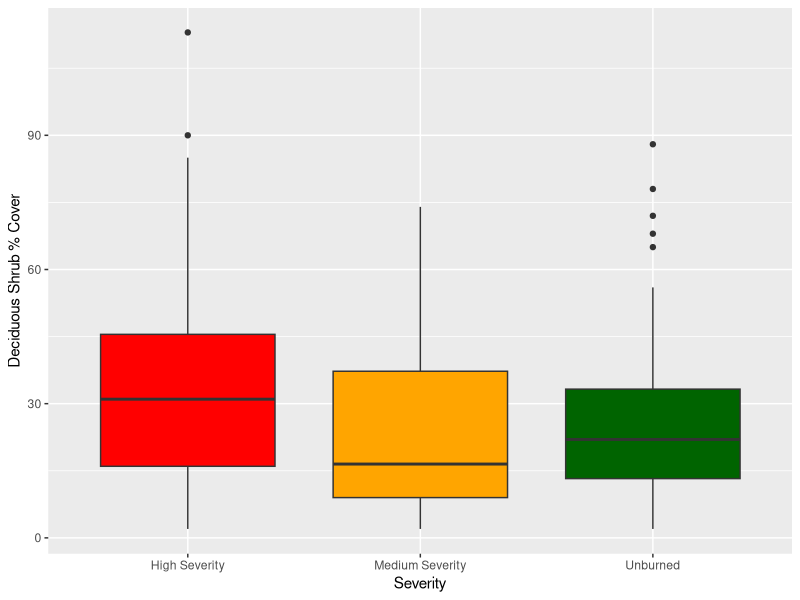
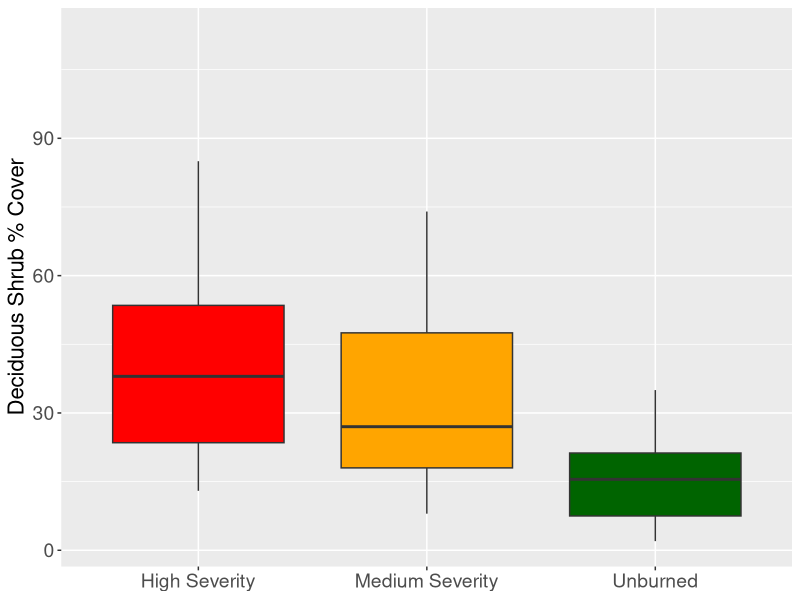
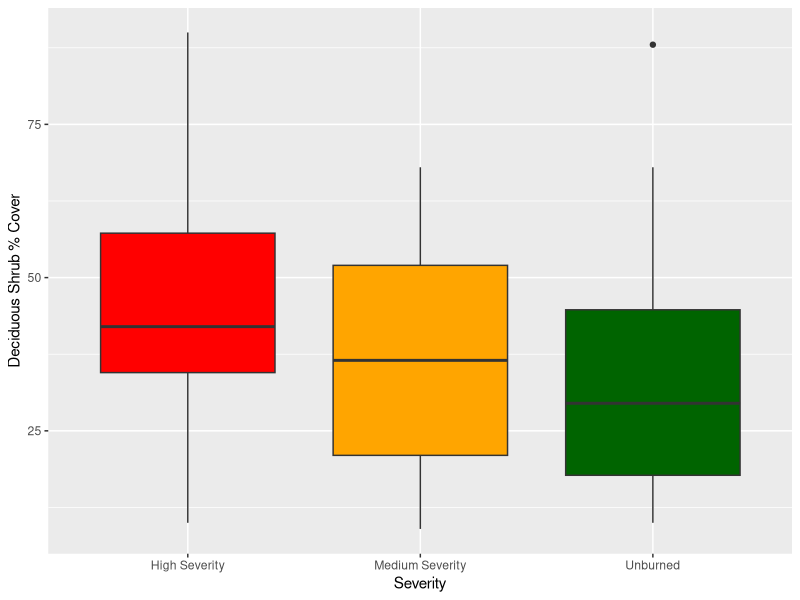
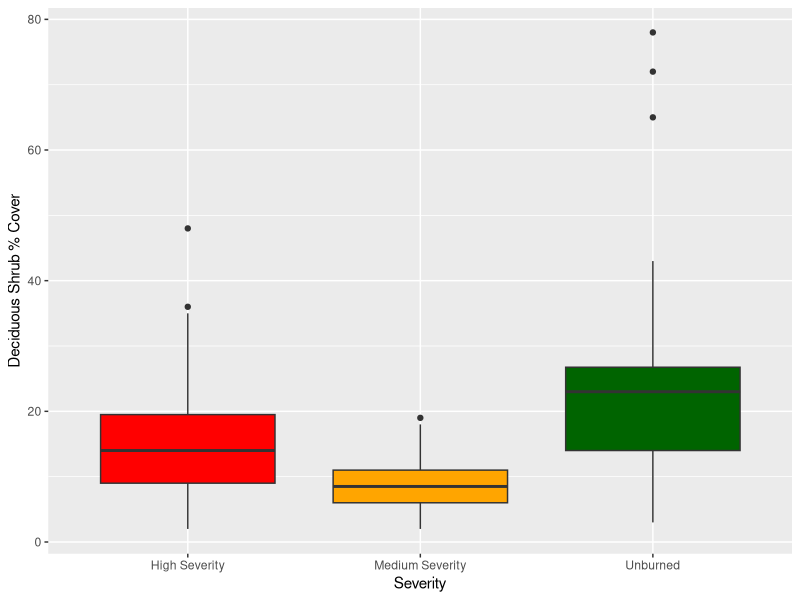
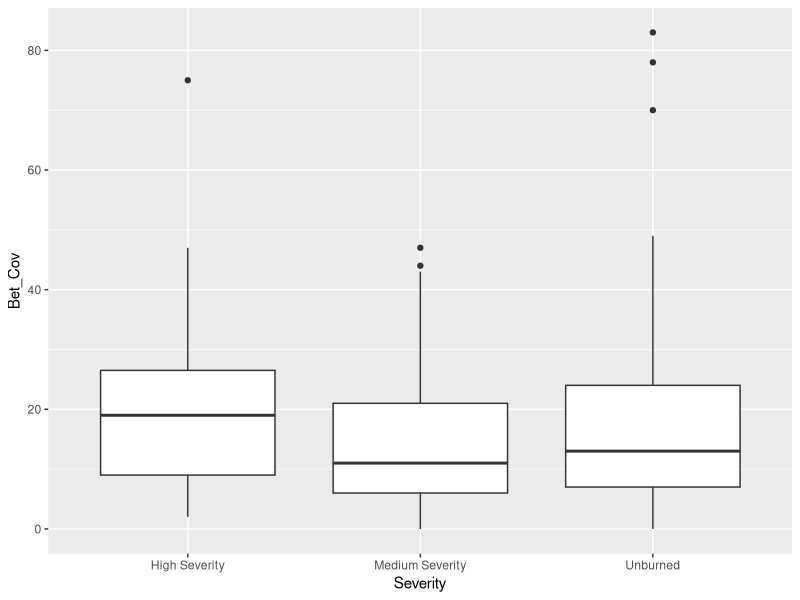
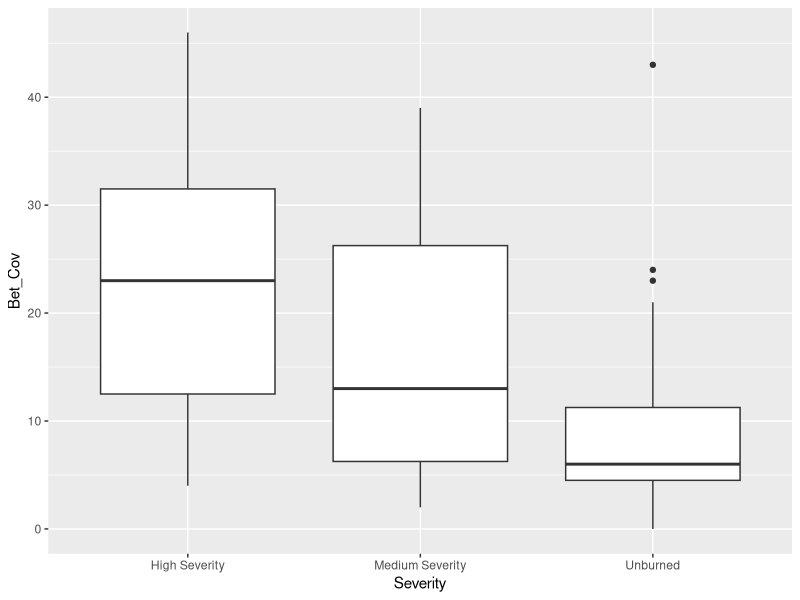
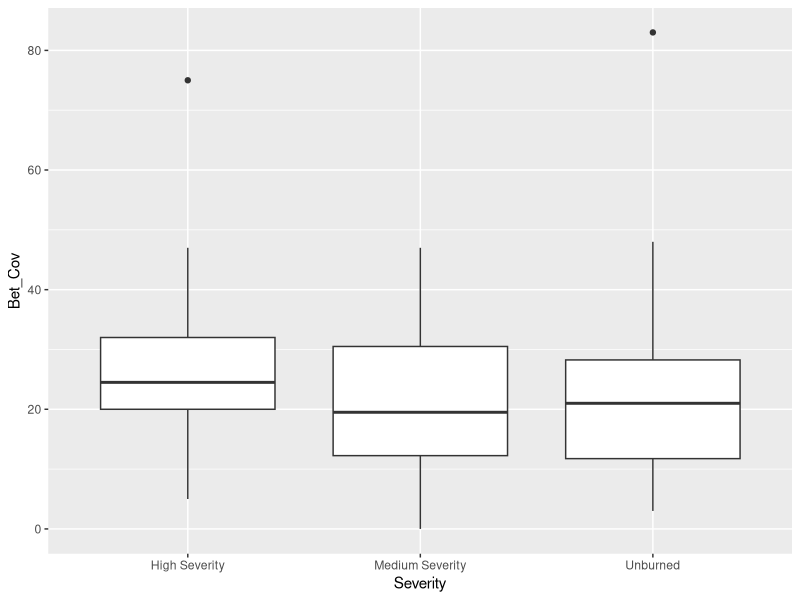
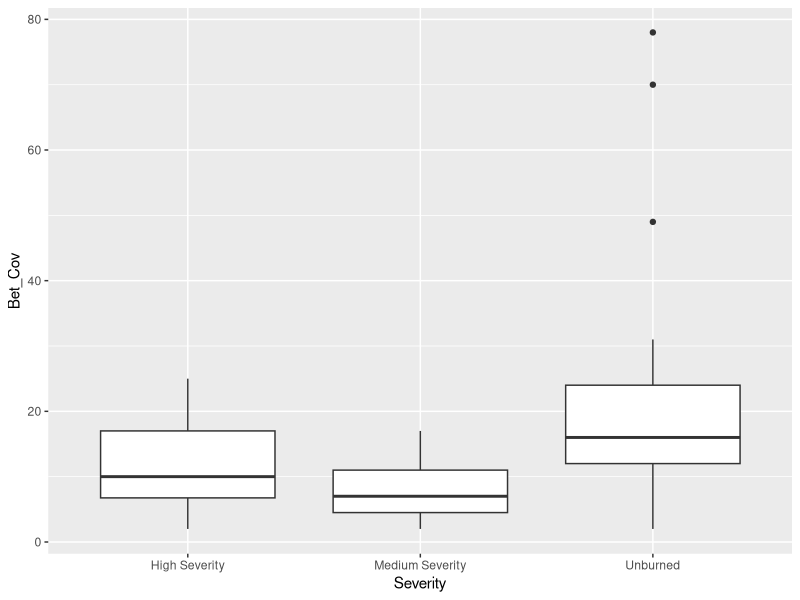

The R script that drew these images, in order: (Note: this script raises an error after producing the figures.)
setwd("//home.uvic.ca/spenserm/Desktop/FieldData Analysis")

library(dplyr)
library(ggplot2)
library(forcats)

#load in shrub dataset -edit

shrubs<- read.csv("ShrubTraits.csv")

shrubs<- shrubs %>%
  mutate(Severity= case_when(
    Severity == "HS" ~ "High Severity",
    Severity == "MS" ~ "Medium Severity",
    Severity == "UB" ~ "Unburned"
  ))

#shrubs.grouped<- shrubs %>%
  #mutate(type=fct_collapse(Severity, 
       #                    Burned = c("MS", "HS"),
       #                    Unburned = "UB"))

#create deciduous shrub column
shrubs.grouped<- shrubs %>%
  mutate(Decid_Shrub_Cov = Bet_Cov + Aln_Cov + Sal_Cov )

#subsetting shrub data by fire year 

Shrubs_80s<- shrubs %>%
  filter(Site %in% c("87", "SL85"))

Shrubs_2012<- shrubs%>%
  filter(Site %in% c("NL12", "TK12", "HL12"))

Shrubs_2023<-shrubs %>%
  filter(Site %in% c("NL23", "VC23", "HL23"))


#grouped
Shrubs_80sgrouped<- shrubs.grouped %>%
  filter(Site %in% c("87", "SL85"))

Shrubs_2012grouped<- shrubs.grouped%>%
  filter(Site %in% c("NL12", "TK12", "HL12"))

Shrubs_2023grouped<-shrubs.grouped %>%
  filter(Site %in% c("NL23", "VC23", "HL23"))


#all deciduous shrub cover
ShrubsBet_Plot<- ggplot(shrubs.grouped, aes(x=Severity, y=Decid_Shrub_Cov, fill = Severity))+geom_boxplot()  + scale_fill_manual(values=c("red", "orange", "darkgreen")) + guides(fill = "none") + xlab('Severity') + ylab('Deciduous Shrub % Cover')
ShrubsBet_Plot

ShrubsBet_Plot_80s<- ggplot(Shrubs_80sgrouped, aes(x=Severity, y=Decid_Shrub_Cov, fill = Severity))+geom_boxplot(outlier.shape = NA)+ theme(axis.title = element_text(size = 16), axis.text = element_text(size = 14), axis.title.x = element_blank())+ scale_fill_manual(values=c("red", "orange", "darkgreen")) + guides(fill = "none") + xlab('Severity') + ylab('Deciduous Shrub % Cover')
ShrubsBet_Plot_80s

ShrubsBet_Plot_2012<- ggplot(Shrubs_2012grouped, aes(x=Severity, y=Decid_Shrub_Cov, fill = Severity))+geom_boxplot()+ scale_fill_manual(values=c("red", "orange", "darkgreen")) + guides(fill = "none") + xlab('Severity') + ylab('Deciduous Shrub % Cover')
ShrubsBet_Plot_2012

ShrubsBet_Plot_2023<- ggplot(Shrubs_2023grouped, aes(x=Severity, y=Decid_Shrub_Cov, fill = Severity))+geom_boxplot()+ scale_fill_manual(values=c("red", "orange", "darkgreen")) + guides(fill = "none") + xlab('Severity') + ylab('Deciduous Shrub % Cover')
ShrubsBet_Plot_2023

#looking at betula cover
ShrubsBet_Plot<- ggplot(shrubs, aes(x=Severity, y=Bet_Cov))+geom_boxplot()
ShrubsBet_Plot

ShrubsBet_Plot_80s<- ggplot(Shrubs_80s, aes(x=Severity, y=Bet_Cov))+geom_boxplot()
ShrubsBet_Plot_80s

ShrubsBet_Plot_2012<- ggplot(Shrubs_2012, aes(x=Severity, y=Bet_Cov))+geom_boxplot()
ShrubsBet_Plot_2012

ShrubsBet_Plot_2023<- ggplot(Shrubs_2023, aes(x=Severity, y=Bet_Cov))+geom_boxplot()
ShrubsBet_Plot_2023


#general burned - no severity

ShrubsBetgrouped_Plot<- ggplot(shrubs.grouped, aes(x=type, y=Bet_Cov))+geom_boxplot()
ShrubsBetgrouped_Plot

ShrubsBet_Plot_80sgrouped<- ggplot(Shrubs_80sgrouped, aes(x=type, y=Bet_Cov))+geom_boxplot()
ShrubsBet_Plot_80sgrouped

ShrubsBet_Plot_2012grouped<- ggplot(Shrubs_2012grouped, aes(x=type, y=Bet_Cov))+geom_boxplot()
ShrubsBet_Plot_2012grouped

ShrubsBet_Plot_2023grouped<- ggplot(Shrubs_2023grouped, aes(x=type, y=Bet_Cov))+geom_boxplot()
ShrubsBet_Plot_2023grouped


#looking at salix cover
ShrubsSal_Plot<- ggplot(shrubs, aes(x=Severity, y=Sal_Cov))+geom_boxplot()
ShrubsSal_Plot

ShrubsSal_Plot_80s<- ggplot(Shrubs_80s, aes(x=Severity, y=Sal_Cov))+geom_boxplot()
ShrubsSal_Plot_80s

ShrubsSal_Plot_2012<- ggplot(Shrubs_2012, aes(x=Severity, y=Sal_Cov))+geom_boxplot()
ShrubsSal_Plot_2012

ShrubsSal_Plot_2023<- ggplot(Shrubs_2023, aes(x=Severity, y=Sal_Cov))+geom_boxplot()
ShrubsSal_Plot_2023



#general burned - no severity

ShrubsSalgrouped_Plot<- ggplot(shrubs.grouped, aes(x=type, y=Sal_Cov))+geom_boxplot()
ShrubsSalgrouped_Plot

ShrubsSal_Plot_80sgrouped<- ggplot(Shrubs_80sgrouped, aes(x=type, y=Sal_Cov))+geom_boxplot()
ShrubsSal_Plot_80sgrouped

ShrubsSal_Plot_2012grouped<- ggplot(Shrubs_2012grouped, aes(x=type, y=Sal_Cov))+geom_boxplot()
ShrubsSal_Plot_2012grouped

ShrubsSal_Plot_2023grouped<- ggplot(Shrubs_2023grouped, aes(x=type, y=Sal_Cov))+geom_boxplot()
ShrubsSal_Plot_2023grouped



#looking at rhod cover
ShrubsRhod_Plot<- ggplot(shrubs, aes(x=Severity, y=Rhod_Cov))+geom_boxplot()
ShrubsRhod_Plot

ShrubsRhod_Plot_80s<- ggplot(Shrubs_80s, aes(x=Severity, y=Rhod_Cov))+geom_boxplot()
ShrubsRhod_Plot_80s

ShrubsRhod_Plot_2012<- ggplot(Shrubs_2012, aes(x=Severity, y=Rhod_Cov))+geom_boxplot()
ShrubsRhod_Plot_2012

ShrubsRhod_Plot_2023<- ggplot(Shrubs_2023, aes(x=Severity, y=Rhod_Cov))+geom_boxplot()
ShrubsRhod_Plot_2023


#general burned - no severity

ShrubsRhodgrouped_Plot<- ggplot(shrubs.grouped, aes(x=type, y=Rhod_Cov))+geom_boxplot()
ShrubsRhodgrouped_Plot

ShrubsRhod_Plot_80sgrouped<- ggplot(Shrubs_80sgrouped, aes(x=type, y=Rhod_Cov))+geom_boxplot()
ShrubsRhod_Plot_80sgrouped

ShrubsRhod_Plot_2012grouped<- ggplot(Shrubs_2012grouped, aes(x=type, y=Rhod_Cov))+geom_boxplot()
ShrubsRhod_Plot_2012grouped

ShrubsRhod_Plot_2023grouped<- ggplot(Shrubs_2023grouped, aes(x=type, y=Rhod_Cov))+geom_boxplot()
ShrubsRhod_Plot_2023grouped
